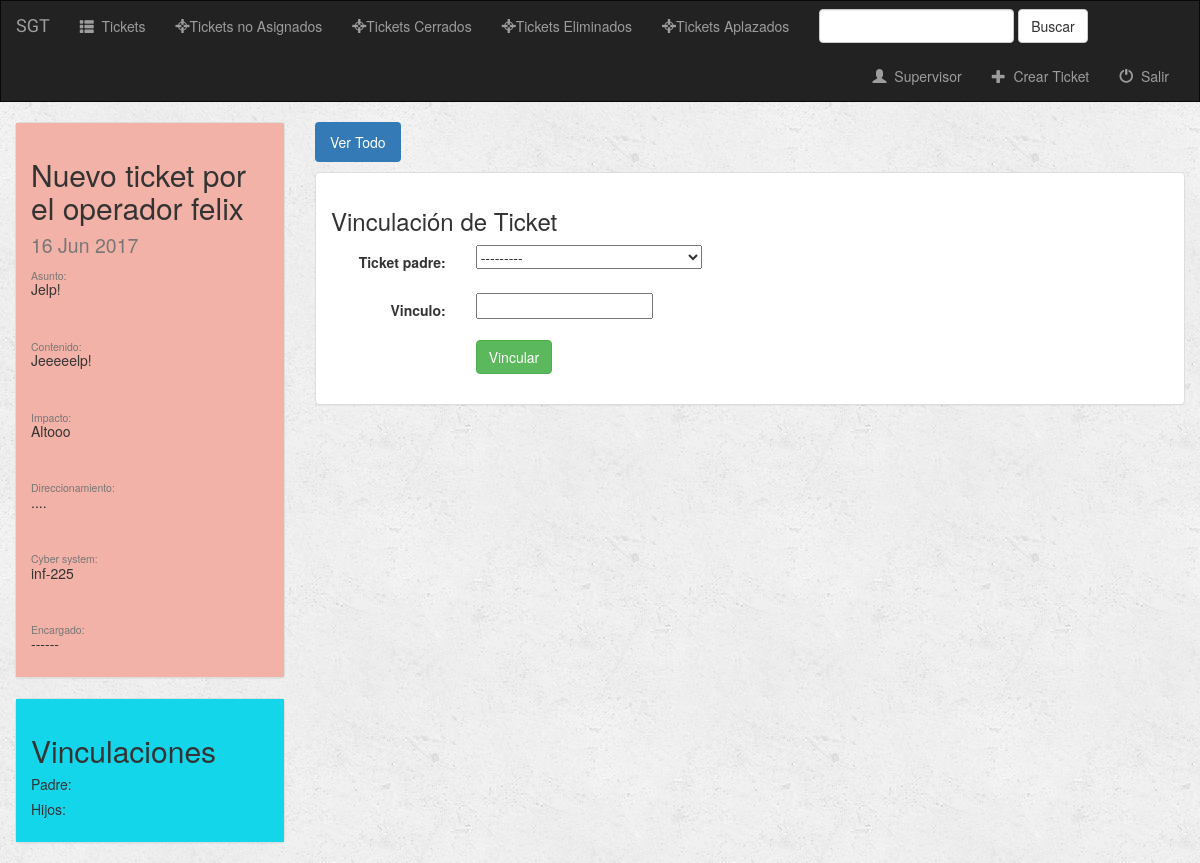
The app's page /ticket/23/accion/vincular/ (signed in) with its own data.
### ticket/models.py (models this page shows)
class Ticket(models.Model):
    titulo = models.CharField(max_length=100)
    asunto = models.CharField(max_length=300, null=True)
    contenido = models.CharField(max_length=300, null=True)
    prioridad = models.CharField(max_length=15, choices=(('Urgente', 'Urgente'), ('Estandar', 'Estandar'),
                                                         ('Baja', 'Baja')))
    impacto = models.CharField(max_length=8, null=True)
    direccionamiento = models.CharField(max_length=10, null=True)
    cybersystem = models.CharField(max_length=10, null=True)
    fecha_apertura = models.DateField(auto_now_add=True)
    fecha_cierre = models.DateField(null=True)
    cerrado = models.BooleanField(default=False)
    aplazado = models.BooleanField(default=False)
    fecha_aplazo = models.DateField(null=True, default = date.today())
    tiempo_restante_aplazo = models.DurationField(null=True)
    asignado = models.BooleanField(default=False)
    eliminado = models.BooleanField(default=False)
    creador = models.ForeignKey(User, related_name='creador')
    encargado = models.ForeignKey(User, related_name='encargado', null=True)
    cerrador = models.ForeignKey(User, related_name='cerrador', null=True)
    def __str__(self):
        return self.titulo

### ticket/views.py (the view, shortened to what this page needs)
# urls.py: url(r'^(?P<ticket_id>[0-9]+)/accion/(?P<accion>\w+)/$', views.accion, name='accion'),
def accion(request, ticket_id, accion):
    if not request.user.is_authenticated():
        return render(request, 'ticket/login.html')
    else:
        if not (str(request.user.empleado.perfil) == 'supervisor' or str(request.user.empleado.perfil) == 'jefe'):
            return redirect('ticket:index')
        else:
            if accion == 'asignar':
                user = User.objects.get(pk=request.POST['user'])
                ticket = Ticket.objects.get(pk=request.POST['ticket'])
                ticket.encargado = user
                ticket.asignado = True
                ticket.save()
                return redirect('ticket:detail', ticket_id)
            elif accion == 'cerrar':
                ticket = get_object_or_404(Ticket, pk=ticket_id)
                ticket.cerrador = request.user
                ticket.cerrado = True
                ticket.save()
                return redirect('ticket:detail', ticket_id)
            elif accion == 'abrir':
                ticket = get_object_or_404(Ticket, pk=ticket_id)
                ticket.cerrador = None
                ticket.cerrado = False
                ticket.save()
                return redirect('ticket:detail', ticket_id)
            elif accion == 'eliminar':
                ticket = get_object_or_404(Ticket, pk=ticket_id)
                ticket.eliminador = request.user
                ticket.eliminado = True
                ticket.save()
                return redirect('ticket:detail', ticket_id)
            elif accion == 'restaurar':
                ticket = get_object_or_404(Ticket, pk=ticket_id)
                ticket.eliminador = None
                ticket.eliminado = False
                ticket.save()
                return redirect('ticket:detail', ticket_id)
            elif accion == 'vincular':
                form = VinculoForm(request.POST or None)
                ticket = get_object_or_404(Ticket, pk=ticket_id)
                if form.is_valid():
                    vinculo = form.save(commit=False)
                    vinculo.ticket_hijo = ticket
                    vinculo.save()
                    return redirect('ticket:detail', ticket_id)
                context = {
                    'ticket': ticket,
                    'form': form,
                    'base': 'ticket/' + request.user.empleado.perfil + '/base.html'
                }
                return render(request, 'ticket/create_vinculo.html', context)
            else:
                redirect('ticket:index')

### ticket/forms.py
class VinculoForm(forms.ModelForm):
    class Meta:
        model = Vinculo
        fields = ['ticket_padre','vinculo']

### templates/ticket/create_vinculo.html (shortened to what this page needs)
{% extends base %}
{% block body %}
<div class="container-fluid">
    <div class="row">
        {% include 'ticket/elementos/detalles_ticket.html' %}
        <div class="col-sm-8 col-md-9">
            <ul class="nav nav-pills" style="margin-bottom: 10px;">
                <li role="presentation" class="active"><a href="{% url 'ticket:detail' ticket.id %}">Ver Todo</a></li>
            </ul>
            <div class="panel panel-default">
                <div class="panel-body">
                    <h3>Vinculación de Ticket</h3>
                    <form class="form-horizontal" role="form" action="" method="post" enctype="multipart/form-data">
                        {% include 'ticket/form_template.html' %}
                        <div class="form-group">
                            <div class="col-sm-offset-2 col-sm-10">
                                <button type="submit" class="btn btn-success">Vincular</button>
                            </div>
                        </div>
                    </form>
                </div>
            </div>
        </div>
    </div>
    {% include 'ticket/elementos/vinculos_ticket.html' %}
</div>
{% endblock %}

### templates/ticket/elementos/detalles_ticket.html
{% block detalles_ticket %}
        <div class="col-sm-4 col-md-3">
            <div class="panel panel-default">
                <div class="panel-body" {% if ticket.prioridad == 'Baja' %}
                            style="background-color:#BFF2A7"
                        {% elif ticket.prioridad == 'Estandar' %}
                            style="background-color:#F2EFA7"
                        {% else %}
                            style="background-color:#F2B2A7"
                        {% endif %}>
                    <h2>{{ ticket.titulo }} <br><small>{{ ticket.fecha_apertura|date:"d M Y" }}</small></h2>
                    {% if ticket.asunto %}<h5><small>Asunto:</small><br>{{ ticket.asunto }}</h5><br>{% endif %}
                    {% if ticket.contenido %}<h5><small>Contenido:</small><br>{{ ticket.contenido }}</h5><br>{% endif %}
                    {% if ticket.impacto %}<h5><small>Impacto:</small><br>{{ ticket.impacto }}</h5><br>{% endif %}
                    {% if ticket.direccionamiento %}<h5><small>Direccionamiento:</small><br>{{ ticket.direccionamiento }}</h5><br>{% endif %}
                    {% if ticket.cybersystem %}<h5><small>Cyber system:</small><br>{{ ticket.cybersystem }}</h5><br>{% endif %}
                    <h5><small>Encargado:</small><br>{% if ticket.encargado %} {{ ticket.encargado.empleado }} {% else %} ------ {% endif %}</h5>
                </div>
            </div>
        </div>
{% endblock detalles_ticket%}

### ticket/static/ticket/style.css (style rules this page uses)
body { background: white url("images/background.png"); }

### records on screen
Ticket: titulo "Nuevo ticket por el operador felix", fecha_apertura "16 Jun 2017", asunto "Jelp!", contenido "Jeeeeelp!", impacto "Altooo", direccionamiento "....", cybersystem "inf-225"

### other values on screen
{{ field.label_tag }} "Ticket padre:" "Vinculo:"
